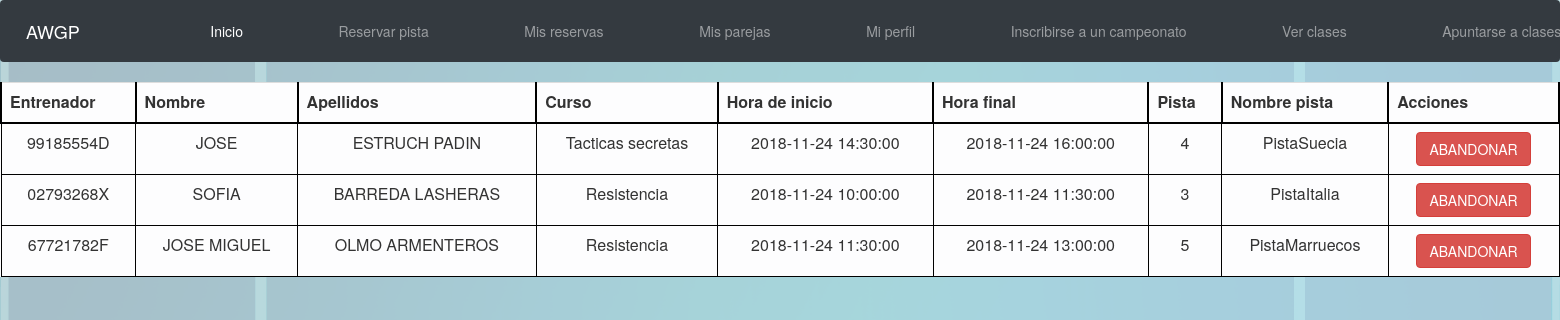
Screenshot of /Controllers/Controller_Clase.php?submit=MISCLASES (signed in) with the database file from the repository.
### tables this page shows
CREATE TABLE IF NOT EXISTS `Deportista_inscrito_clase` (
  `Clase` INT NOT NULL,
  `DNI_Deportista` VARCHAR(9) NOT NULL,
  PRIMARY KEY (`Clase`, `DNI_Deportista`),
  INDEX `fk_Deportista_inscrito_clase_Clase_idx` (`Clase` ASC),
  INDEX `fk_Deportista_inscrito_clase_DNI_Deportista_idx` (`DNI_Deportista` ASC),
  CONSTRAINT `fk_Deportista_inscrito_clase_Clase`
    FOREIGN KEY (`Clase`)
    REFERENCES `Clase` (`Clase`)
    ON DELETE CASCADE
    ON UPDATE CASCADE,
  CONSTRAINT `fk_Deportista_inscrito_clase_DNI_Deportista`
    FOREIGN KEY (`DNI_Deportista`)
    REFERENCES `Deportista` (`DNI`)
    ON DELETE CASCADE
    ON UPDATE CASCADE);

CREATE TABLE IF NOT EXISTS `Clase` (
  `Clase` INT NOT NULL AUTO_INCREMENT,
  `Reserva_Reserva` INT NOT NULL,
  `codigoEscuela` INT NOT NULL,
  `Entrenador` VARCHAR(9) NOT NULL,
  `Curso` VARCHAR(45) NOT NULL,
  `Particulares` BOOLEAN DEFAULT FALSE,
  PRIMARY KEY (`Clase`),
  INDEX `fk_Clase_Reserva1_idx` (`Reserva_Reserva` ASC),
  INDEX `fk_Clase_Escuela1_idx` (`codigoEscuela` ASC),
  INDEX `fk_Clase_Deportista1_idx` (`Entrenador` ASC),
  CONSTRAINT `fk_Clase_Reserva1`
    FOREIGN KEY (`Reserva_Reserva`)
    REFERENCES `Reserva` (`Reserva`)
    ON DELETE CASCADE
    ON UPDATE CASCADE,
  CONSTRAINT `fk_Clase_Escuela1`
    FOREIGN KEY (`codigoEscuela`)
    REFERENCES `Escuela` (`codigoEscuela`)
    ON DELETE CASCADE
    ON UPDATE CASCADE,
  CONSTRAINT `fk_Clase_Deportista1`
    FOREIGN KEY (`Entrenador`)
    REFERENCES `Deportista` (`DNI`)
    ON DELETE CASCADE
    ON UPDATE CASCADE);

CREATE TABLE IF NOT EXISTS `Deportista` (
  `DNI` VARCHAR(9) NOT NULL,
  `Edad` INT NULL,
  `Nombre` VARCHAR(45) NULL,
  `Apellidos` VARCHAR(45) NULL,
  `Sexo` VARCHAR(6) NULL,
  `Contrasenha` VARCHAR(128) NOT NULL,
  `Cuota_Socio` INT NULL,
  `rolAdmin` TINYINT NULL,
  `rolEntrenador` TINYINT NULL,
  PRIMARY KEY (`DNI`));

CREATE TABLE IF NOT EXISTS `Horario` (
  `Horario` INT NOT NULL AUTO_INCREMENT,
  `HoraInicio` DATETIME NULL,
  `HoraFin` DATETIME NULL,
  PRIMARY KEY (`Horario`));

CREATE TABLE IF NOT EXISTS `Pista` (
  `codigoPista` INT NOT NULL AUTO_INCREMENT,
  `nombre` VARCHAR(45) NULL,
  PRIMARY KEY (`codigoPista`));

### Modelos/Clase.php (called while the page is built, shortened)
<?php
class Clase{
	var $mysqli;
	function __construct($Clase, $Reserva_Reserva, $codigoEscuela, $Entrenador, $Curso, $Particulares){
		include_once '../Functions/ConectarBD.php';
		$this->mysqli = ConectarBD();
	}
	function CLASESDE($DNI){
		$sql = $this->mysqli->prepare("	SELECT Deportista_inscrito_clase.Clase, Clase.Entrenador, Deportista.Nombre, Deportista.Apellidos, Clase.Curso, Horario.HoraInicio, Horario.HoraFin, Pista.codigoPista, Pista.nombre
										FROM Deportista_inscrito_clase, Clase, Horario, Deportista, Pista, Reserva, pista_tiene_horario
										WHERE Deportista_inscrito_clase.DNI_Deportista = ? AND Deportista_inscrito_clase.Clase = Clase.Clase AND Clase.Entrenador = Deportista.DNI AND
											Clase.Reserva_Reserva = Reserva.Reserva AND Reserva.codigoPistayHorario = pista_tiene_horario.codigoPistayHorario
											AND pista_tiene_horario.Horario_Horario = Horario.Horario AND pista_tiene_horario.Pista_codigoPista = Pista.codigoPista
										ORDER BY 1");
		$sql->bind_param("s", $DNI);
		$sql->execute();
		$resultado = $sql->get_result();
		if(!$resultado){
			return "No se ha podido conectar con la BD";
		}else if($resultado->num_rows == 0){
			return "No hay clases asignadas";
		}else{
			return $resultado;
		}
	}
}
?>

### Functions/ConectarBD.php (called while the page is built, shortened)
<?php
function ConectarBD()
	{
	    $mysqli = new mysqli("localhost", "AWGPusr", "AWGPass", "awgp");
		return $mysqli;
	}
?>

### Views/Clase/Clase_SHOWALLFOR.php (the view, shortened to what this page needs)
<?php
class Clase_SHOWALLFOR{
	var $showAbandonar = true;
	var $controlador;
	var $acciones = 'Acciones';
	var $resultado;
	var $camposAMostrar;
	function __construct($respuesta, $apuntarse){
		$this->controlador = 'Controller_Clase.php';
		$this->resultado = $respuesta;
		$this->camposAMostrar = array("nombreEscuela", "Entrenador", "Nombre", "Apellidos", "Curso", "HoraInicio", "HoraFin", "codigoPista", "nombre");
		$this->campos = array(	"nombreEscuela" => "Nombre escuela", "Entrenador" => "Entrenador", "Curso" => "Curso", "HoraInicio" => "Hora de inicio", "HoraFin" => "Hora final",
								"codigoPista" => "Pista", "nombre" => "Nombre pista", "Nombre" => "Nombre", "Apellidos" => "Apellidos");
		$this->showApuntarse = $apuntarse;
		$this->showAbandonar = !$this->showApuntarse;
		$this->toString();
	}
	function botonesOpcion(){
		if($this->showAbandonar){
			echo "<input class='btn btn-danger' type='submit' name='submit' value='ABANDONAR'/>";
		}
	}
	function toString(){
		include '../Views/base/header.php';
		echo '<table class="table table-light">';
			echo '<tr class="fila">';
				while($tituloColumna = $this->resultado->fetch_field()){
					if(in_array($tituloColumna->name, $this->camposAMostrar)){
						echo '<th class="tituloColumna">';
							echo $this->campos[$tituloColumna->name];
						echo '</th>';
					}
				}
				echo '<th class="tituloColumna">';
				echo $this->acciones;
				echo '</th>';
			echo '</tr>';
			$num = 0;
			while($fila = $this->resultado->fetch_row()){
				echo "<form id='formularioOpcion"; echo $num; echo "' method='POST' action='"; echo $this->controlador; echo "'>";
				echo '<tr class="fila">';
				for($i = 0; $i < sizeof($fila); $i++){
					$name = $this->resultado->fetch_fields()[$i]->name;
					if(in_array($name, $this->camposAMostrar)){
						echo '<td class="celda">';
						echo $fila[$i];
						echo '</td>';
					}else{
						echo "<input type='hidden' name='"; echo $name; echo "' value=\""; echo $fila[$i]; echo "\">";
					}
				}
				echo '<td class="celda">';
					$this->botonesOpcion();
				echo '</td>';
				echo '</tr>';
				echo '</form>';
				$num++;
			}
		echo '</table>';
		include '../Views/base/footer.php';
	}
}
?>

### css/style.css (style rules this page uses)
.btn { margin-left: 2%; margin-right: 2%; }
html { font: Arial; }
body { background-image: url(../img/padel.png); background-size: contain; }
th { text-align: center; }
.tituloColumna { border-top: 2px solid black; border-right: 2px solid black; border-left: 2px solid black; border-bottom: 2px solid black; }
.celda { text-align: center; border: 1px solid black; padding-top: 3; padding-bottom: 3; padding-left: 10; padding-right: 10; }

### rows the page displays
deportista_inscrito_clase: Clase.Entrenador "99185554D", deportista.Nombre "JOSE", deportista.Apellidos "ESTRUCH PADIN", Clase.Curso "Tacticas secretas", horario.HoraInicio "2018-11-24 14:30:00", horario.HoraFin "2018-11-24 16:00:00", pista.codigoPista "4", pista.nombre "PistaSuecia"
deportista_inscrito_clase: Clase.Entrenador "02793268X", deportista.Nombre "SOFIA", deportista.Apellidos "BARREDA LASHERAS", Clase.Curso "Resistencia", horario.HoraInicio "2018-11-24 10:00:00", horario.HoraFin "2018-11-24 11:30:00", pista.codigoPista "3", pista.nombre "PistaItalia"
deportista_inscrito_clase: Clase.Entrenador "67721782F", deportista.Nombre "JOSE MIGUEL", deportista.Apellidos "OLMO ARMENTEROS", Clase.Curso "Resistencia", horario.HoraInicio "2018-11-24 11:30:00", horario.HoraFin "2018-11-24 13:00:00", pista.codigoPista "5", pista.nombre "PistaMarruecos"

### other values shown
$this->campos[$tituloColumna->name] "Entrenador"
$this->campos[$tituloColumna->name] "Nombre"
$this->campos[$tituloColumna->name] "Apellidos"
$this->campos[$tituloColumna->name] "Curso"
$this->campos[$tituloColumna->name] "Hora de inicio"
$this->campos[$tituloColumna->name] "Hora final"
$this->campos[$tituloColumna->name] "Pista"
$this->campos[$tituloColumna->name] "Nombre pista"
$this->acciones "Acciones"
